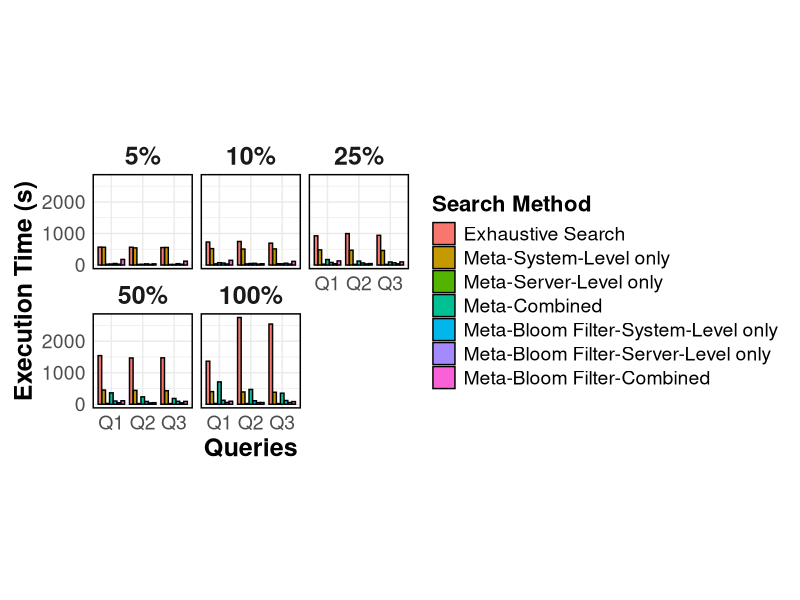

Generate this figure with R:
# Load necessary libraries
library(ggplot2)
library(dplyr)
library(tidyr)

# Define access levels
access_levels <- c("5%", "10%", "25%", "50%", "100%")

# Define search methods
search_methods <- c(
  "Exhaustive Search",
  "Meta-System-Level only",
  "Meta-Server-Level only",
  "Meta-Combined",
  "Meta-Bloom Filter-System-Level only",
  "Meta-Bloom Filter-Server-Level only",
  "Meta-Bloom Filter-Combined"
)

# Sample execution times for each method and access level
set.seed(123)

execution_times <- data.frame(
  AccessLevel = rep(access_levels, each = length(search_methods) * 3),  # 3 queries per method
  QuerySize = rep(c("Q1", "Q2", "Q3"), times = length(access_levels) * length(search_methods)),
  ExecutionTime = c(
    # =========================
    # Access Level 5%
    # =========================
    566.70, 564.02, 553.83,   # Exhaustive Search
    563.79, 543.50, 556.45,   # Meta-System-Level only
    26.55, 19.77, 18.14,      # Meta-Server-Level only
    31.92, 23.19, 18.43,      # Meta-Combined
    48.32, 36.71, 42.85,      # Meta-Bloom Filter-System-Level only
    27.43, 22.11, 24.89,      # Meta-Bloom Filter-Server-Level only
    177.70, 37.26, 122.43,    # Meta-Bloom Filter-Combined
    
    # =========================
    # Access Level 10%
    # =========================
    728.87248, 746.75224, 693.92985,  # Exhaustive Search
    520.12, 505.89, 510.34,           # Meta-System-Level only
    36.60066, 36.60066, 41.96217,     # Meta-Server-Level only
    74.31134, 47.81873, 39.02741,     # Meta-Combined
    63.27, 52.48, 57.16,              # Meta-Bloom Filter-System-Level only
    33.84, 29.67, 31.22,              # Meta-Bloom Filter-Server-Level only
    150.23, 40.12, 115.87,            # Meta-Bloom Filter-Combined
    
    # =========================
    # Access Level 25%
    # =========================
    926.76629, 996.25702, 942.21388,  # Exhaustive Search
    480.56, 470.23, 460.90,           # Meta-System-Level only
    27.34, 21.78, 20.56,              # Meta-Server-Level only
    173.80805, 126.0166, 96.32103,    # Meta-Combined
    81.54, 66.38, 71.25,              # Meta-Bloom Filter-System-Level only
    41.93, 35.72, 38.41,              # Meta-Bloom Filter-Server-Level only
    130.45, 45.76, 100.12,            # Meta-Bloom Filter-Combined
    
    # =========================
    # Access Level 50%
    # =========================
    1542.7326, 1467.97753, 1472.06777, # Exhaustive Search
    450.78, 440.56, 430.23,            # Meta-System-Level only
    26.78, 22.45, 21.12,               # Meta-Server-Level only
    362.00407, 234.95416, 184.25113,   # Meta-Combined
    102.47, 88.91, 93.64,              # Meta-Bloom Filter-System-Level only
    49.55, 43.28, 45.91,               # Meta-Bloom Filter-Server-Level only
    110.56, 50.45, 90.67,              # Meta-Bloom Filter-Combined
    
    # =========================
    # Access Level 100%
    # =========================
    1364.48379, 2751.51943, 2543.80241, # Exhaustive Search
    400.45, 390.23, 380.12,             # Meta-System-Level only
    25.12, 23.56, 22.34,                # Meta-Server-Level only
    709.29884, 469.78311, 350.91208,    # Meta-Combined
    126.84, 111.36, 118.59,             # Meta-Bloom Filter-System-Level only
    58.71, 52.64, 55.43,                # Meta-Bloom Filter-Server-Level only
    95.67, 55.34, 85.23                 # Meta-Bloom Filter-Combined
  ),
  Method = rep(search_methods, each = 3, times = length(access_levels))
)

# Reorder factors
execution_times$AccessLevel <- factor(
  execution_times$AccessLevel,
  levels = c("5%", "10%", "25%", "50%", "100%")
)

execution_times$QuerySize <- factor(
  execution_times$QuerySize,
  levels = c("Q1", "Q2", "Q3")
)

execution_times$Method <- factor(
  execution_times$Method,
  levels = c(
    "Exhaustive Search",
    "Meta-System-Level only",
    "Meta-Server-Level only",
    "Meta-Combined",
    "Meta-Bloom Filter-System-Level only",
    "Meta-Bloom Filter-Server-Level only",
    "Meta-Bloom Filter-Combined"
  )
)

# Plot
ggplot(execution_times, aes(x = QuerySize, y = ExecutionTime, fill = Method)) +
  geom_bar(
    stat = "identity",
    position = position_dodge(width = 0.85),
    color = "black",
    width = 0.8
  ) +
  facet_wrap(~ AccessLevel, ncol = 3) +
  labs(
    x = "Queries",
    y = "Execution Time (s)",
    fill = "Search Method"
  ) +
  scale_x_discrete(drop = FALSE) +
  theme_minimal() +
  theme(
    panel.border = element_rect(color = "black", fill = NA, linewidth = 1),
    text = element_text(size = 18),
    axis.text = element_text(size = 14),
    axis.title = element_text(size = 18, face = "bold"),
    legend.title = element_text(size = 16, face = "bold"),
    legend.text = element_text(size = 14),
    legend.position = "right",
    plot.margin = margin(10, 10, 10, 10),
    strip.text = element_text(size = 18, face = "bold"),
    aspect.ratio = 0.95
  )
